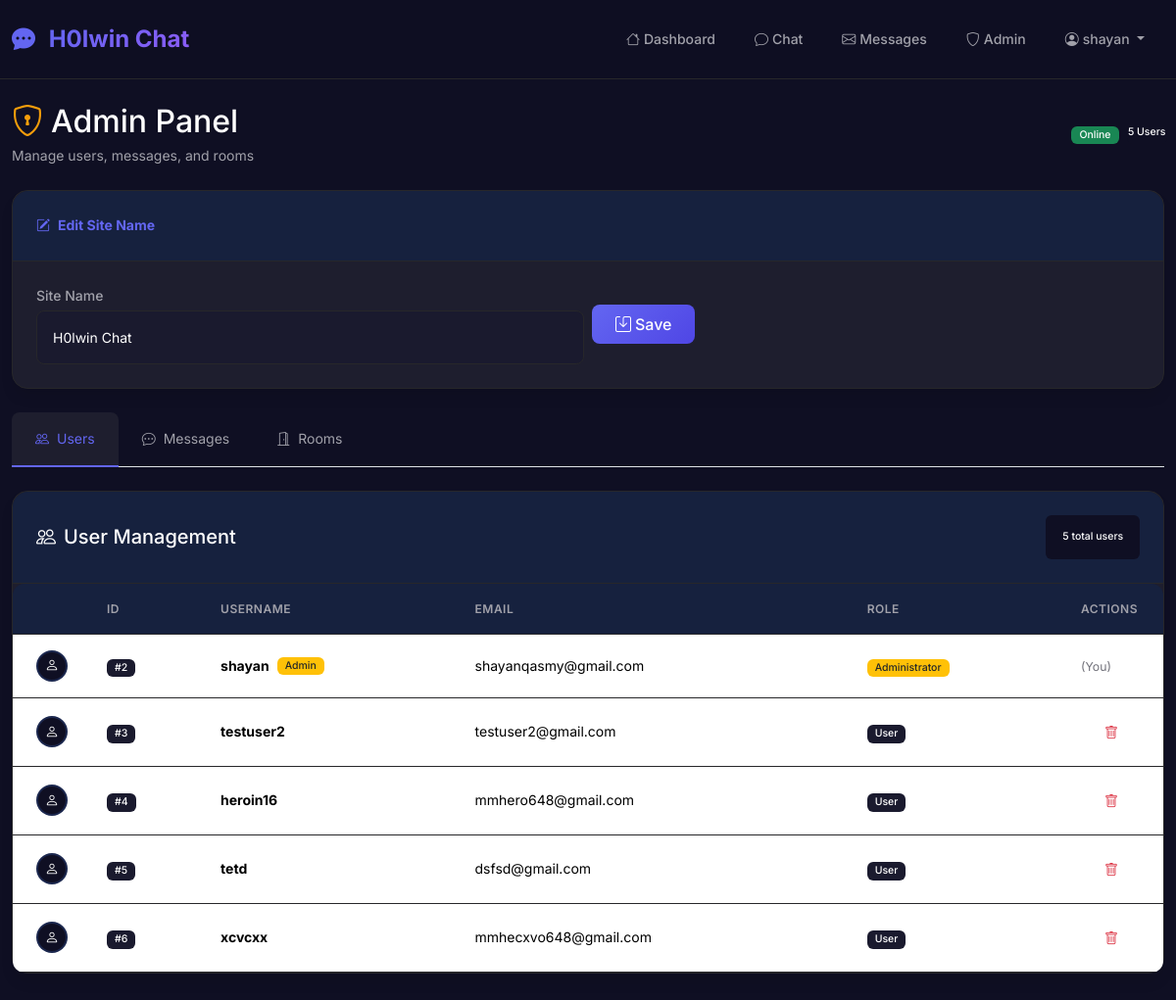
/admin (signed in), run on the app's committed database.
### tables this page shows
CREATE TABLE settings (
            key TEXT PRIMARY KEY,
            value TEXT
        );

CREATE TABLE "users" (
                    id INTEGER PRIMARY KEY AUTOINCREMENT,
                    username TEXT UNIQUE NOT NULL,
                    email TEXT UNIQUE NOT NULL,
                    hashed_password TEXT NOT NULL,
                    is_admin INTEGER DEFAULT 0,
                    created_at TIMESTAMP DEFAULT CURRENT_TIMESTAMP
                , display_name TEXT, bio TEXT, birth_date DATE, profile_image TEXT, last_seen TIMESTAMP);

### backend/app.py (the view)
@app.route('/admin', methods=['GET'])
@login_required
@admin_required
def admin_panel():
    with get_db() as conn:
        cur = conn.cursor()
        cur.execute('SELECT id, username, email, is_admin FROM users')
        users = [dict(id=row[0], username=row[1], email=row[2], is_admin=row[3]) for row in cur.fetchall()]
        cur.execute('''SELECT messages.id, users.username, messages.content, messages.timestamp FROM messages JOIN users ON messages.sender_id = users.id ORDER BY messages.timestamp DESC LIMIT 100''')
        messages = [dict(id=row[0], username=row[1], content=row[2], timestamp=row[3]) for row in cur.fetchall()]
    rooms = fetch_all_rooms()
    return render_template('admin.html', users=users, messages=messages, rooms=rooms)

### backend/app.py (called while the page is built)
@login_manager.user_loader
def load_user(user_id):
    return get_user_by_id(user_id)

def get_db():
    db_path = os.path.join(os.path.dirname(__file__), 'db', 'chatroom.db')
    return sqlite3.connect(db_path)

def admin_required(f):
    @wraps(f)
    def decorated_function(*args, **kwargs):
        if not current_user.is_authenticated or not getattr(current_user, 'is_admin', False):
            abort(403)
        return f(*args, **kwargs)
    return decorated_function

def fetch_all_rooms():
    with get_db() as conn:
        cur = conn.cursor()
        cur.execute('SELECT id, name, slug, password, created_at, hidden FROM rooms ORDER BY created_at DESC')
        return [dict(id=row[0], name=row[1], slug=row[2], has_password=bool(row[3]), created_at=row[4], hidden=bool(row[5])) for row in cur.fetchall()]

def get_setting(key, default=None):
    with get_db() as conn:
        cur = conn.cursor()
        cur.execute('SELECT value FROM settings WHERE key = ?', (key,))
        row = cur.fetchone()
        return row[0] if row else default

@app.context_processor
def inject_site_name():
    site_name = get_setting('site_name', 'ChatRoom')
    return dict(site_name=site_name)

### backend/auth.py (called while the page is built)
def get_user_by_id(user_id):
    conn = sqlite3.connect(DB_PATH)
    cur = conn.cursor()
    cur.execute('''SELECT id, username, email, hashed_password, is_admin, created_at,
                   display_name, bio, birth_date, profile_image FROM users WHERE id = ?''', (user_id,))
    row = cur.fetchone()
    conn.close()
    if row:
        return User(*row)
    return None

### frontend/templates/admin.html (shortened to what this page needs)
{% extends 'base.html' %}
{% block content %}
<div class="container-fluid">
    <div class="row">
        <div class="col-12">
            <div class="d-flex justify-content-between align-items-center mb-4">
                <div>
                    <h2 class="mb-1">
                        <i class="bi bi-shield-lock me-2 text-warning"></i>Admin Panel
                    </h2>
                    <p class="text-secondary mb-0">Manage users, messages, and rooms</p>
                </div>
                <div class="d-flex gap-2">
                    <span class="badge bg-success">Online</span>
                    <span class="badge bg-primary">{{ users|length }} Users</span>
                </div>
            </div>
            <div class="card mb-4">
                <div class="card-header d-flex align-items-center">
                    <i class="bi bi-pencil-square me-2 text-primary"></i>
                    <strong class="text-primary">Edit Site Name</strong>
                </div>
                <div class="card-body">
                    <form method="post" action="/admin/site_name" class="row g-2 align-items-center">
                        <div class="col-md-6">
                            <label for="siteNameInput" class="form-label mb-1">Site Name</label>
                            <input type="text" class="form-control" id="siteNameInput" name="site_name" value="{{ site_name }}" maxlength="64" required>
                        </div>
                        <div class="col-md-3">
                            <button type="submit" class="btn btn-primary mt-3 mt-md-0">
                                <i class="bi bi-save me-1"></i>Save
                            </button>
                        </div>
                    </form>
                </div>
            </div>
            <ul class="nav nav-tabs mb-4" id="adminTab" role="tablist">
                <li class="nav-item" role="presentation">
                    <button class="nav-link active" id="users-tab" data-bs-toggle="tab" data-bs-target="#users" type="button" role="tab">
                        <i class="bi bi-people me-2"></i>Users
                    </button>
                </li>
                <li class="nav-item" role="presentation">
                    <button class="nav-link" id="messages-tab" data-bs-toggle="tab" data-bs-target="#messages" type="button" role="tab">
                        <i class="bi bi-chat-dots me-2"></i>Messages
                    </button>
                </li>
                <li class="nav-item" role="presentation">
                    <button class="nav-link" id="rooms-tab" data-bs-toggle="tab" data-bs-target="#rooms" type="button" role="tab">
                        <i class="bi bi-door-open me-2"></i>Rooms
                    </button>
                </li>
            </ul>
            <div class="tab-content" id="adminTabContent">
                <div class="tab-pane fade show active" id="users" role="tabpanel">
                    <div class="card">
                        <div class="card-header d-flex justify-content-between align-items-center">
                            <h5 class="mb-0">
                                <i class="bi bi-people me-2"></i>User Management
                            </h5>
                            <span class="badge bg-primary">{{ users|length }} total users</span>
                        </div>
                        <div class="card-body p-0">
                            <div class="table-responsive">
                                <table class="table table-hover mb-0">
                                    <thead>
                                        <tr>
                                            <th style="width: 50px;"></th>
                                            <th>ID</th>
                                            <th>Username</th>
                                            <th>Email</th>
                                            <th>Role</th>
                                            <th style="width: 100px;">Actions</th>
                                        </tr>
                                    </thead>
                                    <tbody>
                                        {% for user in users %}
                                        <tr>
                                            <td>
                                                <div class="avatar-sm bg-primary rounded-circle d-flex align-items-center justify-content-center">
                                                    <i class="bi bi-person text-white"></i>
                                                </div>
                                            </td>
                                            <td><span class="badge bg-secondary">#{{ user.id }}</span></td>
                                            <td>
                                                <div class="d-flex align-items-center">
                                                    <strong>{{ user.username }}</strong>
                                                    {% if user.is_admin %}
                                                    <span class="badge bg-warning text-dark ms-2">Admin</span>
                                                    {% endif %}
                                                </div>
                                            </td>
                                            <td>{{ user.email }}</td>
                                            <td>
                                                {% if user.is_admin %}
                                                <span class="badge bg-warning text-dark">Administrator</span>
                                                {% else %}
                                                <span class="badge bg-secondary">User</span>
                                                {% endif %}
                                            </td>
                                            <td>
                                                {% if user.id != current_user.id %}
                                                <button class="btn btn-sm btn-outline-danger" data-bs-toggle="modal" data-bs-target="#deleteUserModal{{ user.id }}">
                                                    <i class="bi bi-trash"></i>
                                                </button>
                                                {% else %}
                                                <span class="text-muted small">(You)</span>
                                                {% endif %}
                                            </td>
                                        </tr>
                                        {% endfor %}
                                    </tbody>
                                </table>
                            </div>
                        </div>
                    </div>
                </div>
            </div>
        </div>
    </div>
</div>
{% endblock %}

### frontend/templates/base.html (shortened to what this page needs)
<!DOCTYPE html>
<html lang="en">
<head>
    <link href="https://cdn.jsdelivr.net/npm/bootstrap@5.3.2/dist/css/bootstrap.min.css" rel="stylesheet">
    <link href="https://cdn.jsdelivr.net/npm/bootstrap-icons@1.11.3/font/bootstrap-icons.min.css" rel="stylesheet">
    <link href="/static/css/main.css" rel="stylesheet">
    <link href="/static/css/rtl-support.css" rel="stylesheet">
    <link href="/static/css/spacing.css" rel="stylesheet">
</head>
<body class="app-body">
    <nav class="navbar navbar-expand-lg navbar-dark app-navbar">
        <div class="container-fluid">
            <a class="navbar-brand" href="/">
                <i class="bi bi-chat-dots-fill me-2"></i>
                <span class="brand-text">{{ site_name }}</span>
            </a>
            <div class="collapse navbar-collapse" id="navbarNav">
                <ul class="navbar-nav ms-auto">
                    {% if current_user.is_authenticated %}
                        <li class="nav-item">
                            <a class="nav-link" href="/dashboard">
                                <i class="bi bi-house me-1"></i>Dashboard
                            </a>
                        </li>
                        <li class="nav-item">
                            <a class="nav-link" href="/chat">
                                <i class="bi bi-chat me-1"></i>Chat
                            </a>
                        </li>
                        <li class="nav-item">
                            <a class="nav-link" href="/pm">
                                <i class="bi bi-envelope me-1"></i>Messages
                            </a>
                        </li>
                        {% if current_user.is_admin %}
                        <li class="nav-item">
                            <a class="nav-link admin-link" href="/admin">
                                <i class="bi bi-shield me-1"></i>Admin
                            </a>
                        </li>
                        {% endif %}
                        <li class="nav-item dropdown">
                            <a class="nav-link dropdown-toggle" href="#" role="button" data-bs-toggle="dropdown">
                                <i class="bi bi-person-circle me-1"></i>{{ current_user.username }}
                            </a>
                        </li>
                    {% endif %}
                </ul>
            </div>
        </div>
    </nav>
    <main class="app-main">
        {% block content %}{% endblock %}
    </main>
</body>
</html>

### frontend/static/css/spacing.css (style rules this page uses)
.card-header { padding: var(--spacing-lg); margin: 0; border-bottom: 1px solid var(--border-color); background: var(--bg-tertiary); }
.card-body { padding: var(--spacing-lg); margin: 0; }

### frontend/templates/admin.html (style rules this page uses)
.bg-primary { padding: 1.5%; }
.mb-0 , .text-primary { color: var(--text-primary); }
.avatar-sm { width: 32px; height: 32px; font-size: 0.875rem; }
.nav-tabs .nav-link { color: var(--text-secondary); border: none; padding: var(--spacing-md) var(--spacing-lg); border-radius: var(--radius-md) var(--radius-md) 0 0; transition: var(--transition-fast); }
.nav-tabs .nav-link.active { color: var(--primary-color); background: var(--bg-card); border-bottom: 2px solid var(--primary-color); }
.table th { font-weight: 600; text-transform: uppercase; font-size: 0.75rem; letter-spacing: 0.5px; }

### data on the page
settings: value "H0lwin Chat", site_name "H0lwin Chat"
users: username "shayan", id "2", is_admin "Admin", email "shayanqasmy@gmail.com", shows "(You)"
users: id "3", username "testuser2", email "testuser2@gmail.com", is_admin "User"
users: id "4", username "heroin16", email "mmhero648@gmail.com", is_admin "User"
users: id "5", username "tetd", email "dsfsd@gmail.com", is_admin "User"
users: id "6", username "xcvcxx", email "mmhecxvo648@gmail.com", is_admin "User"

### other printed values
{{ users|length }} "5"
